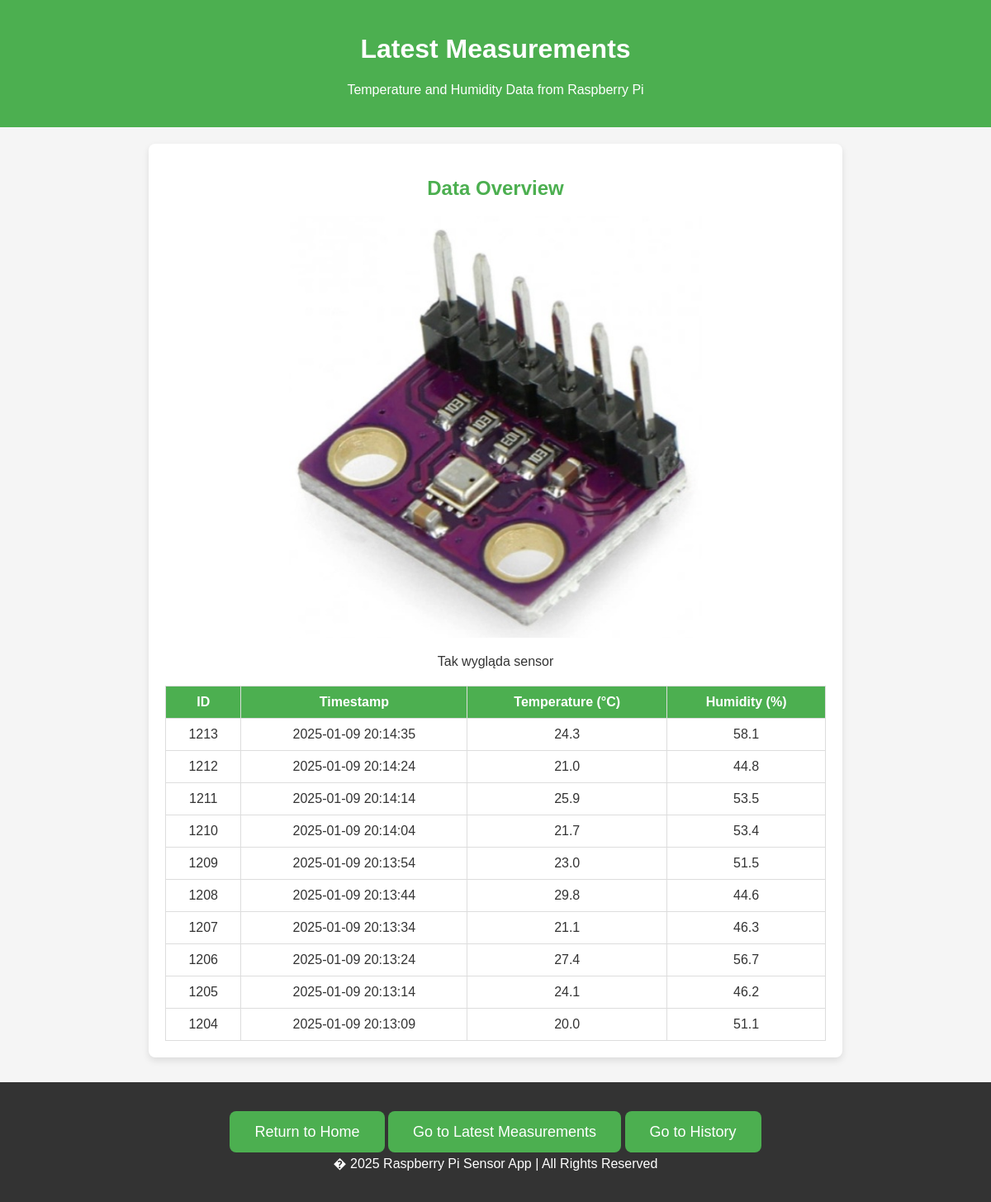
Page /measurements_page on the earlier database version.
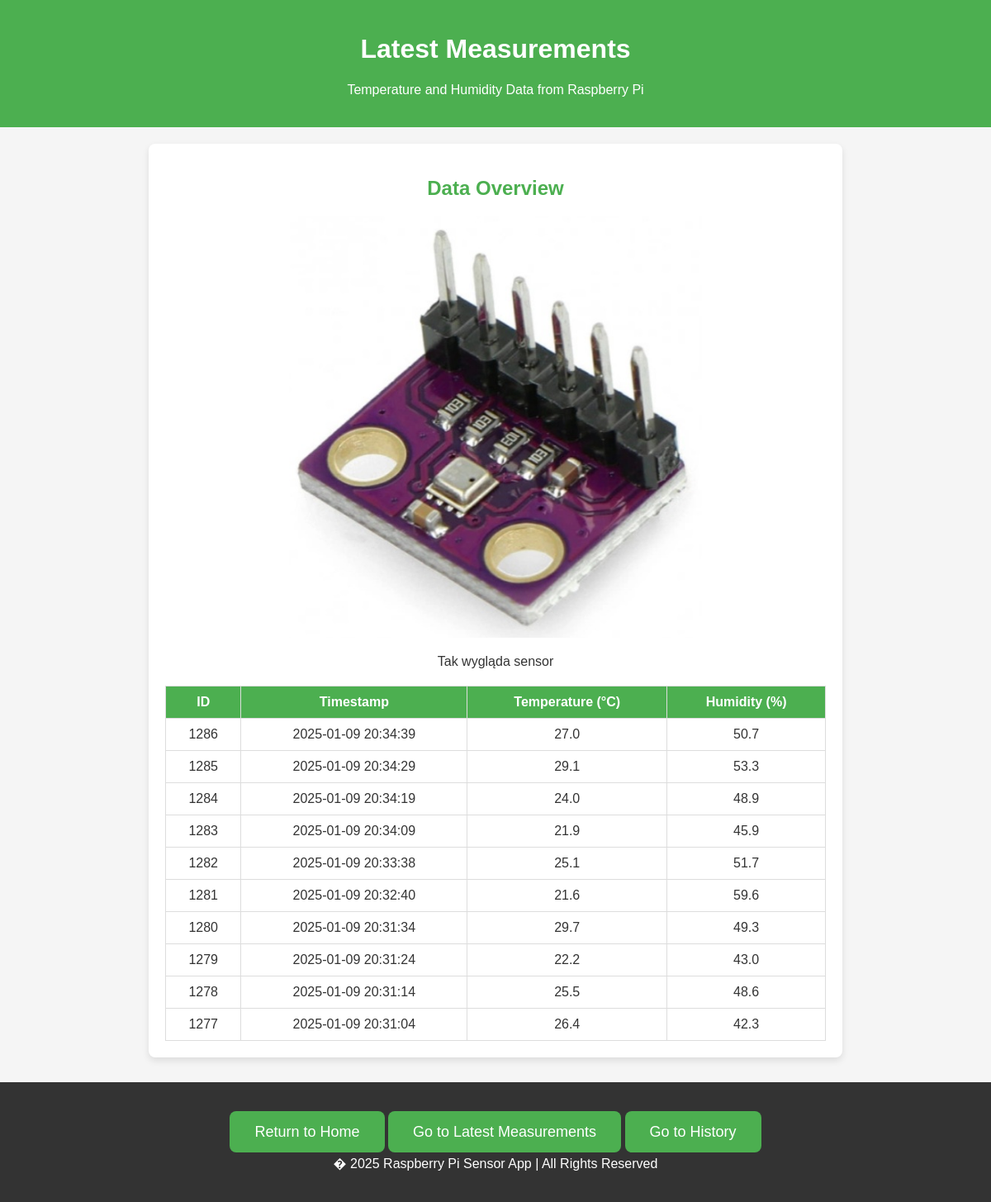
Same page on the later database version.
### tables this page shows
CREATE TABLE weather_control (
            id INTEGER PRIMARY KEY AUTOINCREMENT,
            timestamp DATETIME DEFAULT CURRENT_TIMESTAMP,
            temperature REAL,
            humidity REAL
        );

### app.py (the view)
@app.route('/measurements_page')
def measurements_page():
    conn = sqlite3.connect(DB_PATH)
    cursor = conn.cursor()
    cursor.execute("SELECT * FROM weather_control ORDER BY timestamp DESC LIMIT 10")
    measurements = cursor.fetchall()
    conn.close()
    return render_template('measurements.html', measurements=measurements)

### templates/measurements.html (shortened to what this page needs)
<!DOCTYPE html>
<html lang="en">
<head>
    <link rel="stylesheet" href="static/css/index.css">
</head>
<body>
    <header>
        <h1 class="welcome-msg">Latest Measurements</h1>
        <p>Temperature and Humidity Data from Raspberry Pi</p>
    </header>
    <div class="container">
        <h2>Data Overview</h2>
        <div class="image-container">
            <img src="static/images/weather.jpg" alt="Weather detector" class="resized-image">
            <p>Tak wygląda sensor</p>
        </div>
        <table>
            <thead>
                <tr>
                    <th>ID</th>
                    <th>Timestamp</th>
                    <th>Temperature (&deg;C)</th>
                    <th>Humidity (%)</th>
                </tr>
            </thead>
            <tbody>
                {% for measurement in measurements %}
                    <tr>
                        <td>{{ measurement[0] }}</td>
                        <td>{{ measurement[1] }}</td>
                        <td>{{ measurement[2] }}</td>
                        <td>{{ measurement[3] }}</td>
                    </tr>
                {% endfor %}
            </tbody>
        </table>
    </div>
    <footer>
        <div class="cta">
            <a href="/" class="button">Return to Home</a>
            <a href="/measurements_page" class="button">Go to Latest Measurements</a>
            <a href="/history_page" class="button">Go to History</a>
        </div>
        <p>� 2025 Raspberry Pi Sensor App | All Rights Reserved</p>
    </footer>
</body>
</html>

Differences in the rows shown:
no longer on this page (row unchanged): weather_control: id "1213", timestamp "2025-01-09 20:14:35", temperature "24.3", humidity "58.1"
no longer on this page (row unchanged): weather_control: id "1212", timestamp "2025-01-09 20:14:24", temperature "21.0", humidity "44.8"
no longer on this page (row unchanged): weather_control: id "1211", timestamp "2025-01-09 20:14:14", temperature "25.9", humidity "53.5"
no longer on this page (row unchanged): weather_control: id "1210", timestamp "2025-01-09 20:14:04", temperature "21.7", humidity "53.4"
no longer on this page (row unchanged): weather_control: id "1209", timestamp "2025-01-09 20:13:54", temperature "23.0", humidity "51.5"
no longer on this page (row unchanged): weather_control: id "1208", timestamp "2025-01-09 20:13:44", temperature "29.8", humidity "44.6"
no longer on this page (row unchanged): weather_control: id "1207", timestamp "2025-01-09 20:13:34", temperature "21.1", humidity "46.3"
no longer on this page (row unchanged): weather_control: id "1206", timestamp "2025-01-09 20:13:24", temperature "27.4", humidity "56.7"
no longer on this page (row unchanged): weather_control: id "1205", timestamp "2025-01-09 20:13:14", temperature "24.1", humidity "46.2"
no longer on this page (row unchanged): weather_control: id "1204", timestamp "2025-01-09 20:13:09", temperature "20.0", humidity "51.1"
added weather_control: id "1286", timestamp "2025-01-09 20:34:39", temperature "27.0", humidity "50.7"
added weather_control: id "1285", timestamp "2025-01-09 20:34:29", temperature "29.1", humidity "53.3"
added weather_control: id "1284", timestamp "2025-01-09 20:34:19", temperature "24.0", humidity "48.9"
added weather_control: id "1283", timestamp "2025-01-09 20:34:09", temperature "21.9", humidity "45.9"
added weather_control: id "1282", timestamp "2025-01-09 20:33:38", temperature "25.1", humidity "51.7"
added weather_control: id "1281", timestamp "2025-01-09 20:32:40", temperature "21.6", humidity "59.6"
added weather_control: id "1280", timestamp "2025-01-09 20:31:34", temperature "29.7", humidity "49.3"
added weather_control: id "1279", timestamp "2025-01-09 20:31:24", temperature "22.2", humidity "43.0"
added weather_control: id "1278", timestamp "2025-01-09 20:31:14", temperature "25.5", humidity "48.6"
added weather_control: id "1277", timestamp "2025-01-09 20:31:04", temperature "26.4", humidity "42.3"
